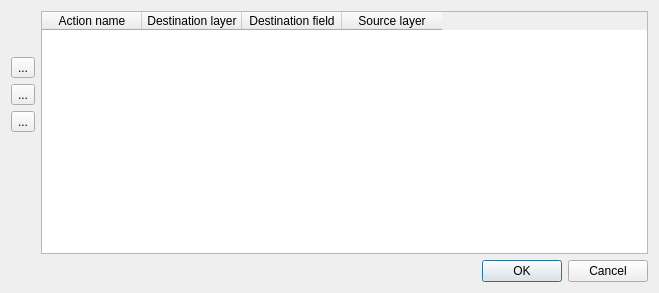
<?xml version="1.0" encoding="UTF-8"?>
<ui version="4.0">
 <class>LinkManager</class>
 <widget class="QDialog" name="LinkManager">
  <property name="geometry">
   <rect>
    <x>0</x>
    <y>0</y>
    <width>659</width>
    <height>293</height>
   </rect>
  </property>
  <property name="windowTitle">
   <string>Link It :: Links manager</string>
  </property>
  <layout class="QGridLayout" name="gridLayout">
   <item row="1" column="0">
    <widget class="QToolButton" name="addButton">
     <property name="text">
      <string>...</string>
     </property>
     <property name="icon">
      <iconset>
       <normaloff>../icons/plus.png</normaloff>../icons/plus.png</iconset>
     </property>
    </widget>
   </item>
   <item row="2" column="0">
    <widget class="QToolButton" name="removeButton">
     <property name="text">
      <string>...</string>
     </property>
     <property name="icon">
      <iconset>
       <normaloff>../icons/minus.png</normaloff>../icons/minus.png</iconset>
     </property>
    </widget>
   </item>
   <item row="5" column="1">
    <widget class="QDialogButtonBox" name="buttonBox">
     <property name="orientation">
      <enum>Qt::Horizontal</enum>
     </property>
     <property name="standardButtons">
      <set>QDialogButtonBox::Cancel|QDialogButtonBox::Ok</set>
     </property>
    </widget>
   </item>
   <item row="3" column="0">
    <widget class="QToolButton" name="editButton">
     <property name="text">
      <string>...</string>
     </property>
     <property name="icon">
      <iconset>
       <normaloff>../../itembrowser/icons/edit.png</normaloff>../../itembrowser/icons/edit.png</iconset>
     </property>
    </widget>
   </item>
   <item row="4" column="0">
    <spacer name="verticalSpacer">
     <property name="orientation">
      <enum>Qt::Vertical</enum>
     </property>
     <property name="sizeHint" stdset="0">
      <size>
       <width>20</width>
       <height>40</height>
      </size>
     </property>
    </spacer>
   </item>
   <item row="0" column="0">
    <spacer name="verticalSpacer_2">
     <property name="orientation">
      <enum>Qt::Vertical</enum>
     </property>
     <property name="sizeType">
      <enum>QSizePolicy::Minimum</enum>
     </property>
     <property name="sizeHint" stdset="0">
      <size>
       <width>20</width>
       <height>40</height>
      </size>
     </property>
    </spacer>
   </item>
   <item row="0" column="1" rowspan="5">
    <widget class="QTableWidget" name="tableWidget">
     <property name="selectionMode">
      <enum>QAbstractItemView::SingleSelection</enum>
     </property>
     <property name="selectionBehavior">
      <enum>QAbstractItemView::SelectRows</enum>
     </property>
     <property name="sortingEnabled">
      <bool>true</bool>
     </property>
     <property name="columnCount">
      <number>4</number>
     </property>
     <attribute name="verticalHeaderVisible">
      <bool>false</bool>
     </attribute>
     <column>
      <property name="text">
       <string>Action name</string>
      </property>
     </column>
     <column>
      <property name="text">
       <string>Destination layer</string>
      </property>
     </column>
     <column>
      <property name="text">
       <string>Destination field</string>
      </property>
     </column>
     <column>
      <property name="text">
       <string>Source layer</string>
      </property>
     </column>
    </widget>
   </item>
  </layout>
 </widget>
 <resources/>
 <connections>
  <connection>
   <sender>buttonBox</sender>
   <signal>accepted()</signal>
   <receiver>LinkManager</receiver>
   <slot>accept()</slot>
   <hints>
    <hint type="sourcelabel">
     <x>248</x>
     <y>254</y>
    </hint>
    <hint type="destinationlabel">
     <x>157</x>
     <y>274</y>
    </hint>
   </hints>
  </connection>
  <connection>
   <sender>buttonBox</sender>
   <signal>rejected()</signal>
   <receiver>LinkManager</receiver>
   <slot>reject()</slot>
   <hints>
    <hint type="sourcelabel">
     <x>316</x>
     <y>260</y>
    </hint>
    <hint type="destinationlabel">
     <x>286</x>
     <y>274</y>
    </hint>
   </hints>
  </connection>
 </connections>
</ui>
